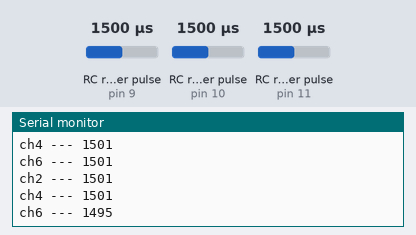
Bench run of a sketch on a simulated Arduino Uno, built with avr-gcc and run on an emulated ATmega328P. Parts: the last lines printed to the serial monitor. Wiring (inferred from the names in the program): 3 × RC receiver channel: data pin 9 / data pin 10 / data pin 11. The test bench sets the inputs (shaded band); at power-on: RC receiver pulse (sensors on pin 9, pin 10, pin 11) 1500 µs.

Above: at 1.2 s.
1.3 s: RC receiver pulse (sensor on pin 9) set to 1020 µs
At 1.8 s:
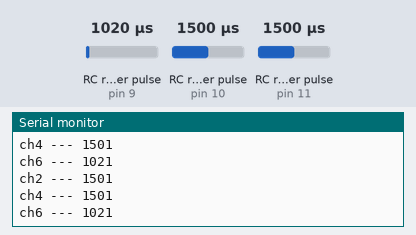
2.8 s: RC receiver pulse (sensor on pin 10) set to 1020 µs
At 3.3 s:
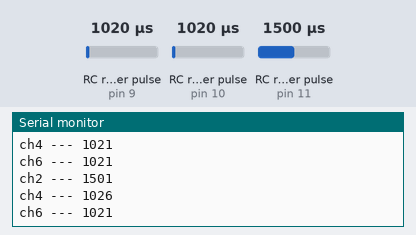
5.8 s: RC receiver pulse (sensor on pin 11) set to 1020 µs
At 6.4 s:
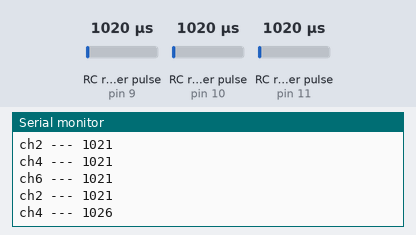
7.3 s: RC receiver pulse (sensor on pin 9) set to 1250 µs
At 7.8 s:
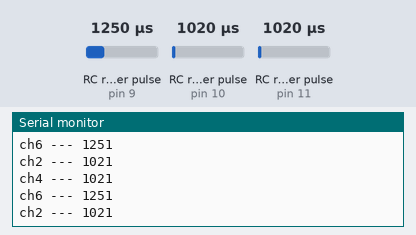
8.8 s: RC receiver pulse (sensor on pin 10) set to 1250 µs
At 9.3 s:
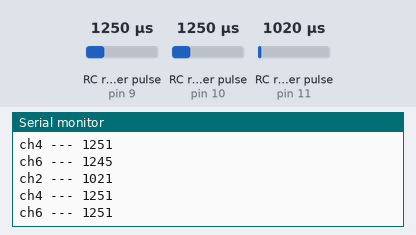
10.3 s: RC receiver pulse (sensor on pin 11) set to 1250 µs
At 10.8 s:
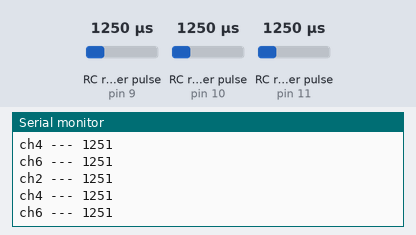
Timing chart, 0 to 12.8 s (numbered marks = the images above; inputs shaded):
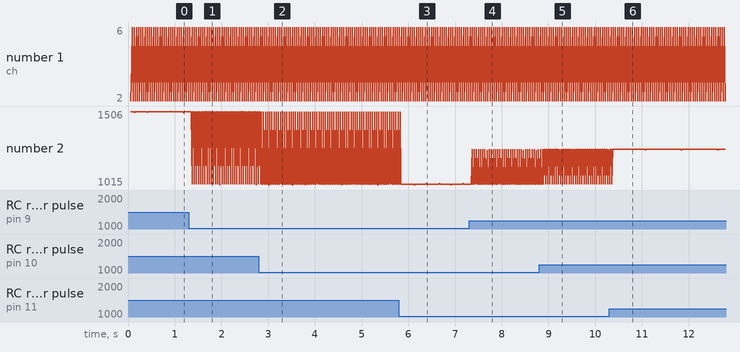

Measured:
- after the input at 1.3 s, the serial monitor: prints a new line after 0.07 s (image 1)
- after the input at 2.8 s, the serial monitor: prints a new line after 0.07 s (image 2)
- after the input at 5.8 s, the serial monitor: prints a new line after 0.07 s (image 3)
- after the input at 7.3 s, the serial monitor: prints a new line after 0.07 s (image 4)
- after the input at 8.8 s, the serial monitor: prints a new line after 0.11 s (image 5)
- after the input at 10.3 s, the serial monitor: prints a new line after 0.10 s (image 6)
- plotted number 2: 1501 → 1021 after the input at 1.3 s, 1021 → 1251 after the input at 7.3 s

The sketch:

Remote_Cheak.ino
```cpp
#define ch2 11
#define ch4 10
#define ch6 9

int val2,val4,val6;
void setup() {
  pinMode(ch2,INPUT);
  pinMode(ch4,INPUT);
  pinMode(ch6,INPUT);
  Serial.begin(9600);
}

void loop() {
  val2 = pulseIn(ch2,HIGH);
  val4 = pulseIn(ch4,HIGH);
  val6 = pulseIn(ch6,HIGH);
  Serial.print("ch2 --- ");
  Serial.println(val2);
  Serial.print("ch4 --- ");
  Serial.println(val4);
  Serial.print("ch6 --- ");
  Serial.println(val6);
  Serial.println();
}
```
